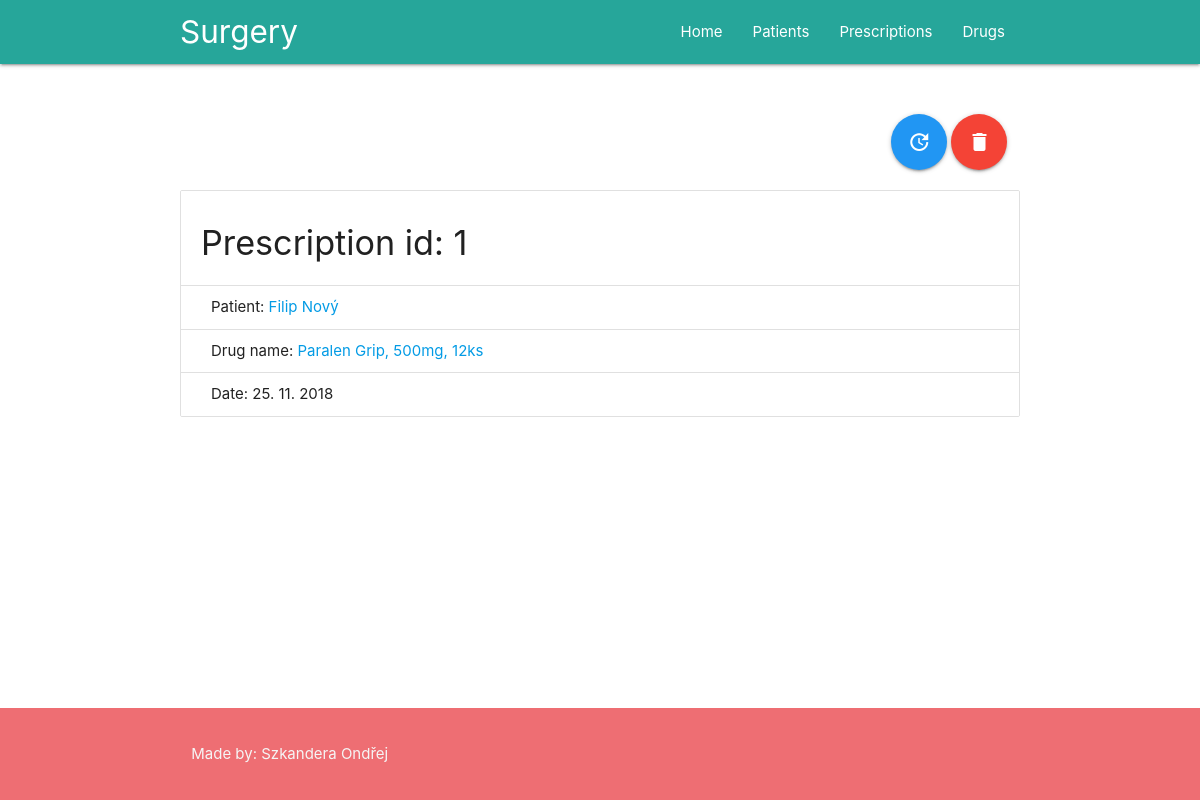
/prescription_detail/1, run on an earlier commit of the app's database.
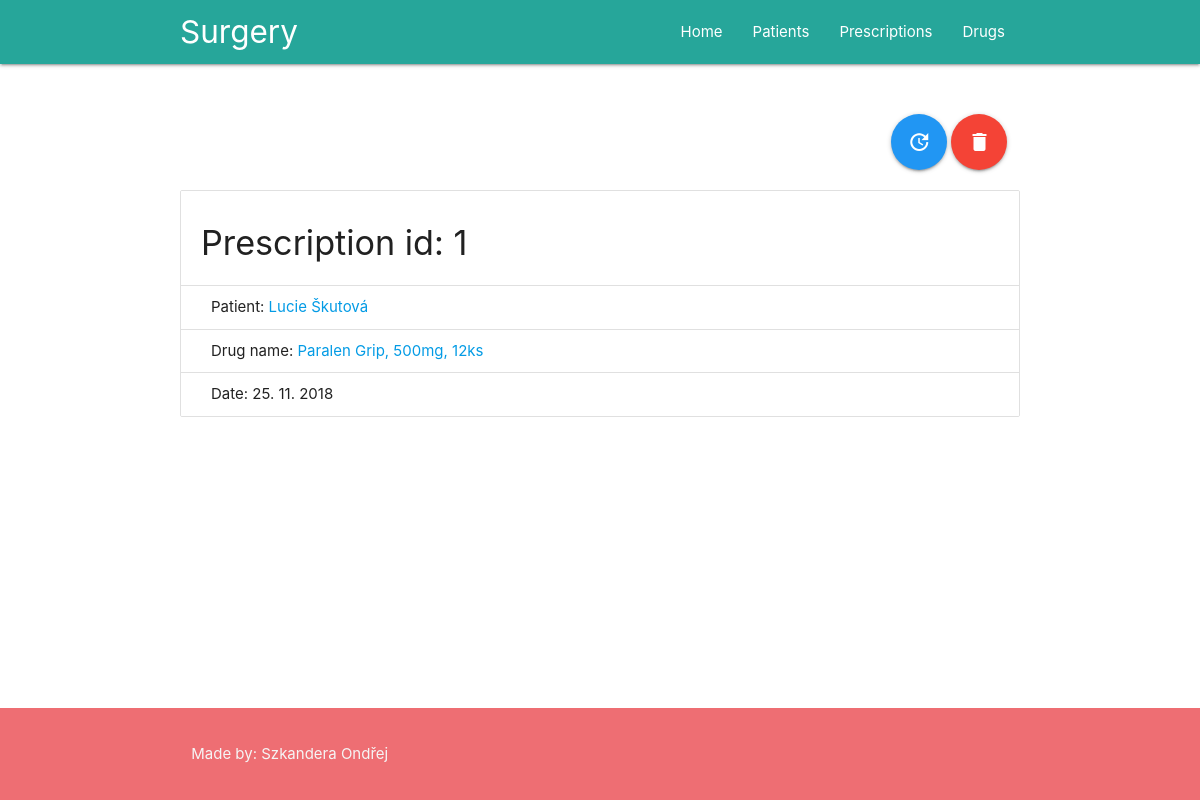
And on a later commit of the database.
### Office/models.py (models this page shows, shortened)
class Prescription(models.Model):
    patient = models.ForeignKey('Patient', on_delete=models.CASCADE)
    drug = models.ForeignKey('Drug', on_delete=models.CASCADE)
    date = models.DateField()

class Patient(models.Model):
    first_name = models.CharField(max_length=50)
    last_name = models.CharField(max_length=50)
    birthday = models.DateField()
    height = models.IntegerField()
    weight = models.DecimalField(max_digits=5, decimal_places=2)

class Drug(models.Model):
    name = models.CharField(max_length=100)
    number_of_pills = models.IntegerField()
    description = models.TextField(null=True)
    gram = models.IntegerField()
    picture = models.ImageField(null=True, blank=True, upload_to='pictures/%Y/%m/%d/')
    def __str__(self):
        return '{}, {}mg, {}ks'.format(self.name, self.gram, self.number_of_pills)

### Office/views.py (the view)
# urls.py: path('prescription_detail/<int:id>', views.prescription_detail, name='prescription_detail'),
def prescription_detail(request, id):
    context = {
         'prescription': get_object_or_404(models.Prescription, pk=id)
    }
    return render(request, 'Office/prescription_detail.html', context)

### Office/templates/Office/prescription_detail.html
{% extends 'Office/layout.html' %}
{% block content %}
    <div class="row">
        <div class="col s2 offset-s10">
            <a class="btn-floating btn-large waves-effect waves-light blue" href="{% url 'update_prescription' prescription.id %}"><i class="material-icons">update</i></a>
            <a class="btn-floating btn-large waves-effect waves-light red" href="{% url 'delete_prescription' prescription.id %}"><i class="material-icons">delete</i></a>
        </div>
    </div>
    <div class="row">
        <ul class="collection with-header">
            <li class="collection-header"><h4>Prescription id: {{ prescription.id }}</h4></li>
            <li class="collection-item">Patient: <a href="{% url 'patient_detail' prescription.patient.id %}">
                {{ prescription.patient.first_name }} {{ prescription.patient.last_name }}</a></li>
            <li class="collection-item">Drug name: <a href="{% url 'drug_detail' prescription.drug.id %}">{{ prescription.drug }}</a></li>
            <li class="collection-item">Date: {{ prescription.date | date:'d. m. Y'}}</li>
        </ul>
    </div>
{% endblock %}

What changed in the data, as far as the page shows it:
changed Prescription "Paralen Grip, 500mg, 12ks": patient.first_name "Filip" → "Lucie"; patient.last_name "Nový" → "Škutová"
